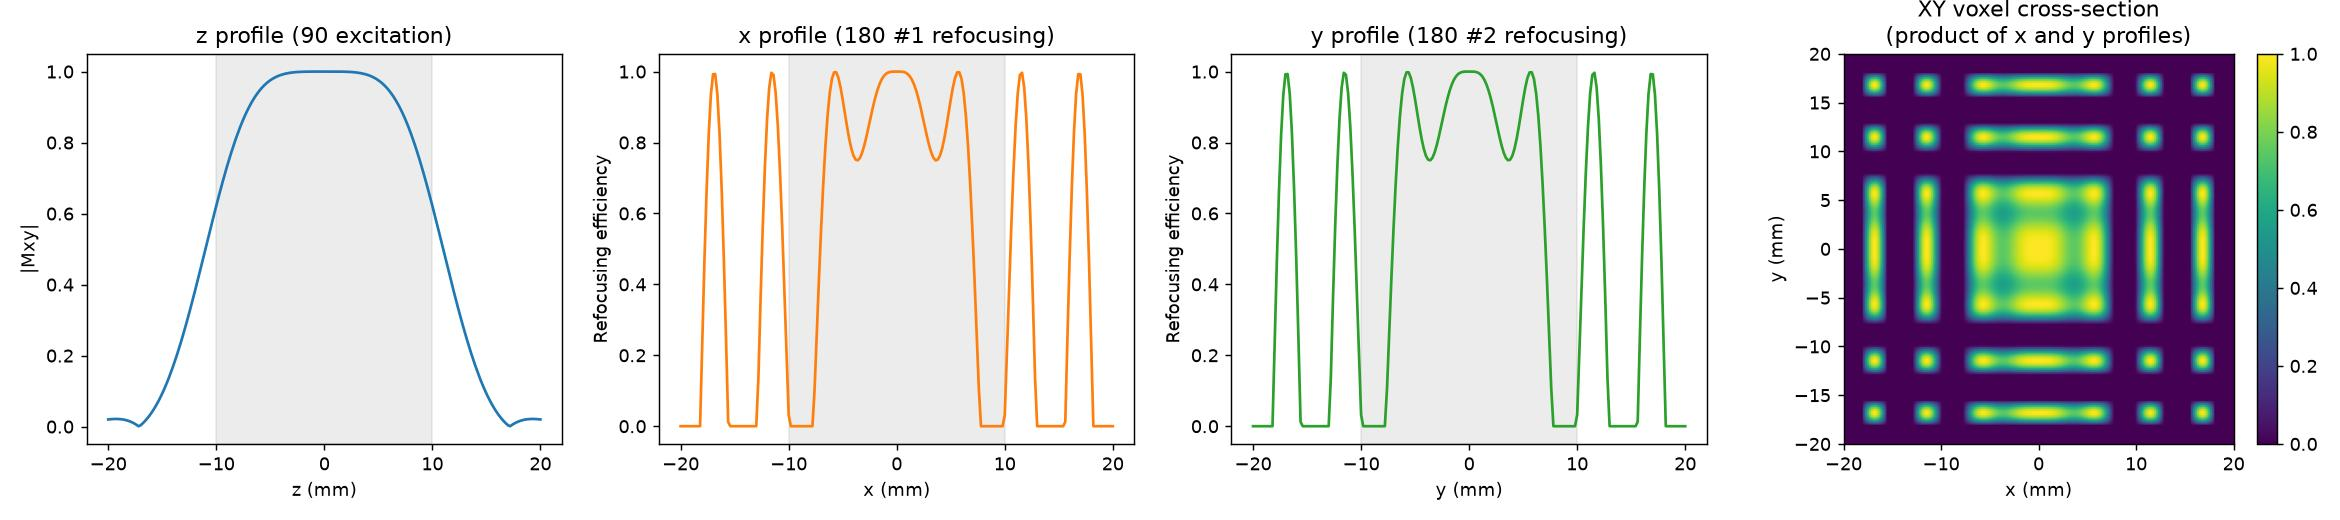

This chart was generated by the following Python code:
"""
bloch_sim/press_voxel_profile.py — Bloch-simulate the actual PRESS
voxel: show that the intersection of the three orthogonal slice-select
pulses (90 on z, 180 on x, 180 on y) produces a spatially localized
voxel, using the REAL pulses from sequences/03_press/03b_press_localized.py.

Method: because the three slice-select gradients are on orthogonal
physical axes, each pulse's effect on magnetization depends ONLY on
position along its own axis. This lets us validate each axis
independently via 1D Bloch simulation, then combine them:

    voxel_profile(x, y, z) = profile_z(z) * profile_x(x) * profile_y(y)

This is the standard approach used in PRESS localization-profile
analysis in the literature (the "spatial response function"), not a
simplification unique to this teaching example.

Two different Bloch simulations are needed, because the 90 and the
180s do physically different jobs:
  - profile_z: the 90 converts LONGITUDINAL magnetization (Mz=1) into
    transverse signal. Simulated exactly as in slice_profile.py.
  - profile_x, profile_y: each 180 acts on magnetization that is
    ALREADY transverse (produced by the preceding 90/180). The relevant
    question isn't "does excitation happen here" but "does refocusing
    happen here" -- so we start these simulations with transverse
    magnetization (My=1) and measure how much comes back properly
    inverted (-My) as a function of position. This is a direct Bloch-
    equation probe of refocusing quality, not excitation quality.
"""

import numpy as np
import pypulseq as pp


def rotate(M, axis, angle):
    """Rodrigues' rotation formula, vectorized over leading dimensions."""
    axis_norm = axis / (np.linalg.norm(axis, axis=-1, keepdims=True) + 1e-15)
    cos_a = np.cos(angle)[..., None]
    sin_a = np.sin(angle)[..., None]
    dot = np.sum(M * axis_norm, axis=-1, keepdims=True)
    cross = np.cross(axis_norm, M)
    return M * cos_a + cross * sin_a + axis_norm * dot * (1 - cos_a)


def simulate_profile(rf, g, positions, initial_M):
    """
    Generic Bloch simulation across a range of positions along a
    pulse's own slice-select gradient axis.

    rf, g       : pypulseq RF and (already-generated) slice-select gradient
    positions   : array of positions (m) along the gradient's axis
    initial_M   : (3,) starting magnetization, e.g. [0,0,1] or [0,1,0]

    Returns final (n_pos, 3) magnetization after the pulse.
    """
    dt = 1e-6
    b1 = rf.signal
    n_t = len(b1)
    g_amplitude = g.amplitude  # Hz/m
    off_resonance = g_amplitude * positions

    n_pos = len(positions)
    M = np.tile(np.array(initial_M, dtype=float), (n_pos, 1))

    for i in range(n_t):
        beff = np.stack([
            np.full(n_pos, b1[i]),
            np.zeros(n_pos),
            off_resonance,
        ], axis=-1)
        beff_mag = np.linalg.norm(beff, axis=-1)
        angle = 2 * np.pi * beff_mag * dt
        M = rotate(M, beff, angle)

    return M


if __name__ == "__main__":
    import matplotlib
    matplotlib.use("Agg")
    import matplotlib.pyplot as plt

    # ------------------------------------------------------------------
    # Rebuild the EXACT same pulses used in 03b_press_localized.py, so
    # this validates the actual sequence, not a stand-in.
    # ------------------------------------------------------------------
    system = pp.Opts(
        max_grad=28, grad_unit="mT/m", max_slew=150, slew_unit="T/m/s",
        rf_ringdown_time=20e-6, rf_dead_time=100e-6, adc_dead_time=10e-6, B0=3,
    )
    voxel_size = 20e-3

    rf90, gz90, _ = pp.make_sinc_pulse(
        flip_angle=np.pi / 2, duration=3e-3, slice_thickness=voxel_size,
        apodization=0.5, time_bw_product=4, system=system,
        return_gz=True, use="excitation",
    )
    rf180a, gx180a, _ = pp.make_sinc_pulse(
        flip_angle=np.pi, duration=3e-3, slice_thickness=voxel_size,
        apodization=0.5, time_bw_product=4, system=system,
        return_gz=True, use="refocusing",
    )
    rf180b, gy180b, _ = pp.make_sinc_pulse(
        flip_angle=np.pi, duration=3e-3, slice_thickness=voxel_size,
        apodization=0.5, time_bw_product=4, system=system,
        return_gz=True, use="refocusing",
    )

    span = 20e-3  # simulate +/- 20 mm around isocenter
    n_pos = 201
    z = np.linspace(-span, span, n_pos)
    x = np.linspace(-span, span, n_pos)
    y = np.linspace(-span, span, n_pos)

    # --- z profile: 90 excitation, Mz=1 -> Mxy ---
    M_z = simulate_profile(rf90, gz90, z, initial_M=[0, 0, 1])
    profile_z = np.sqrt(M_z[:, 0] ** 2 + M_z[:, 1] ** 2)

    # --- x profile: 180a refocusing, My=1 -> -My recovered ---
    M_x = simulate_profile(rf180a, gx180a, x, initial_M=[0, 1, 0])
    profile_x = np.clip(-M_x[:, 1], 0, None)  # negative My = correctly inverted

    # --- y profile: 180b refocusing, My=1 -> -My recovered ---
    M_y = simulate_profile(rf180b, gy180b, y, initial_M=[0, 1, 0])
    profile_y = np.clip(-M_y[:, 1], 0, None)

    # ------------------------------------------------------------------
    # Combine: voxel signal is the product of all three 1D profiles.
    # Plot the three 1D profiles, plus a 2D XY cross-section (the
    # product of profile_x and profile_y) showing the voxel appearing
    # as the intersection of two orthogonal slabs.
    # ------------------------------------------------------------------
    fig, axes = plt.subplots(1, 4, figsize=(18, 4))

    axes[0].plot(z * 1e3, profile_z)
    axes[0].axvspan(-voxel_size/2*1e3, voxel_size/2*1e3, color="gray", alpha=0.15)
    axes[0].set_title("z profile (90 excitation)")
    axes[0].set_xlabel("z (mm)")
    axes[0].set_ylabel("|Mxy|")

    axes[1].plot(x * 1e3, profile_x, color="tab:orange")
    axes[1].axvspan(-voxel_size/2*1e3, voxel_size/2*1e3, color="gray", alpha=0.15)
    axes[1].set_title("x profile (180 #1 refocusing)")
    axes[1].set_xlabel("x (mm)")
    axes[1].set_ylabel("Refocusing efficiency")

    axes[2].plot(y * 1e3, profile_y, color="tab:green")
    axes[2].axvspan(-voxel_size/2*1e3, voxel_size/2*1e3, color="gray", alpha=0.15)
    axes[2].set_title("y profile (180 #2 refocusing)")
    axes[2].set_xlabel("y (mm)")
    axes[2].set_ylabel("Refocusing efficiency")

    voxel_xy = np.outer(profile_y, profile_x)  # rows=y, cols=x
    im = axes[3].imshow(
        voxel_xy, extent=[x.min()*1e3, x.max()*1e3, y.min()*1e3, y.max()*1e3],
        origin="lower", cmap="viridis", aspect="equal",
    )
    axes[3].set_title("XY voxel cross-section\n(product of x and y profiles)")
    axes[3].set_xlabel("x (mm)")
    axes[3].set_ylabel("y (mm)")
    plt.colorbar(im, ax=axes[3], fraction=0.046)

    plt.tight_layout()
    plt.savefig("bloch_sim/press_voxel_profile.jpg", dpi=130)

    # ------------------------------------------------------------------
    # Quantify: FWHM of each profile, compared to the nominal voxel size
    # ------------------------------------------------------------------
    def fwhm(coord, profile):
        half_max = profile.max() / 2
        above = np.where(profile >= half_max)[0]
        return (coord[above[-1]] - coord[above[0]]) * 1e3

    print(f"Nominal voxel size: {voxel_size*1e3:.0f} mm cubic")
    print(f"z profile FWHM: {fwhm(z, profile_z):.2f} mm")
    print(f"x profile FWHM: {fwhm(x, profile_x):.2f} mm")
    print(f"y profile FWHM: {fwhm(y, profile_y):.2f} mm")
    print("Saved bloch_sim/press_voxel_profile.jpg")
